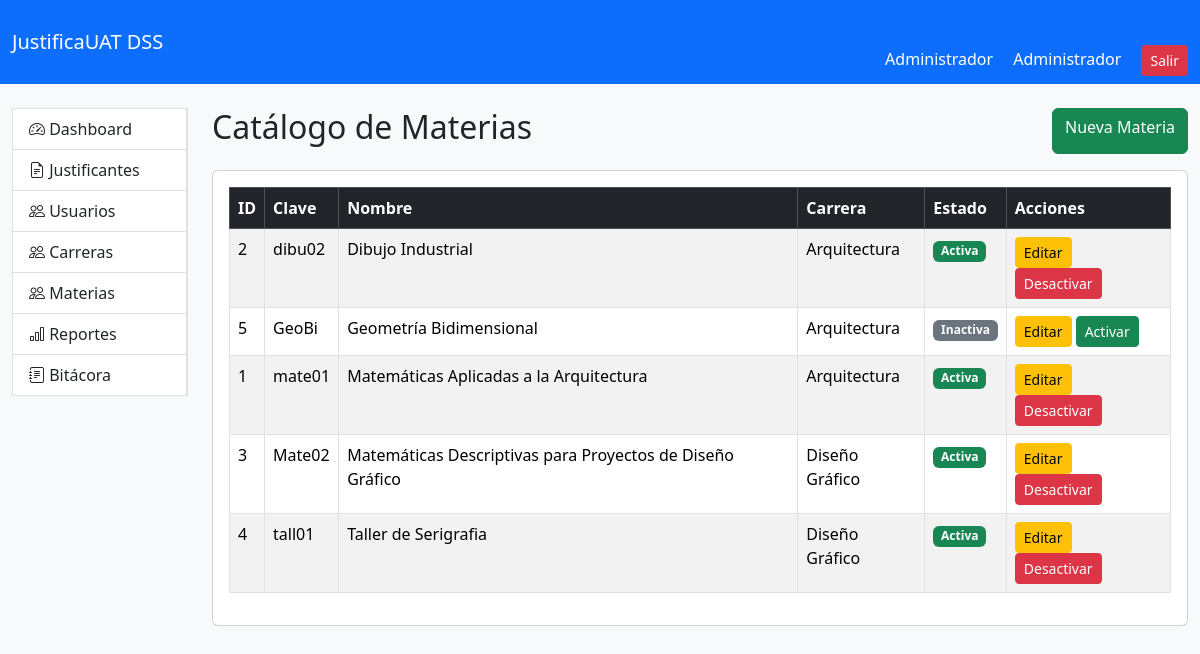
The page /public/index.php?page=materias (signed in) on the database its author committed.
### tables this page shows
CREATE TABLE `materias` (
  `id` int(11) NOT NULL AUTO_INCREMENT,
  `nombre` varchar(150) NOT NULL,
  `clave` varchar(30) DEFAULT NULL,
  `carrera_id` int(11) DEFAULT NULL,
  `created_at` timestamp NOT NULL DEFAULT current_timestamp(),
  `activo` tinyint(1) NOT NULL DEFAULT 1,
  PRIMARY KEY (`id`),
  KEY `fk_materia_carrera` (`carrera_id`),
  CONSTRAINT `fk_materia_carrera` FOREIGN KEY (`carrera_id`) REFERENCES `carreras` (`id`)
);

CREATE TABLE `carreras` (
  `id` int(11) NOT NULL AUTO_INCREMENT,
  `nombre` varchar(150) NOT NULL,
  `clave` varchar(20) DEFAULT NULL,
  `created_at` timestamp NOT NULL DEFAULT current_timestamp(),
  `activo` tinyint(1) DEFAULT 1,
  PRIMARY KEY (`id`),
  UNIQUE KEY `clave` (`clave`)
);

### app/Controllers/MateriaController.php (called while the page is built, shortened)
<?php
require_once __DIR__.'/../Models/Materia.php';
class MateriaController
{
    public function index()
    {
        $materias = Materia::obtenerTodas();
        require_once __DIR__ .
            '/../Views/materias/index.php';
    }
}

### app/Models/Materia.php (called while the page is built, shortened)
<?php
class Materia
{
    public static function obtenerTodas()
{
    $db = Database::connect();
    $sql = "
        SELECT
            m.id,
            m.clave,
            m.nombre,
            m.carrera_id,
            m.activo,
            c.nombre AS carrera
        FROM materias m
        INNER JOIN carreras c
            ON c.id = m.carrera_id
        ORDER BY m.nombre
    ";
    return $db->query($sql)
              ->fetchAll(PDO::FETCH_ASSOC);
}
}

### app/Views/materias/index.php (the view)
<?php
include '../app/Views/layouts/header.php';
include '../app/Views/layouts/navbar.php';
?>
<div class="container-fluid mt-4">
    <div class="row">
        <div class="col-md-2">
            <?php include '../app/Views/layouts/sidebar.php'; ?>
        </div>
        <div class="col-md-10">
            <div class="d-flex justify-content-between mb-3">
                <h2>Catálogo de Materias</h2>
                <a href="index.php?page=materias_create"
                   class="btn btn-success">
                    Nueva Materia
                </a>
            </div>
            <div class="card">
                <div class="card-body">
                    <table class="table table-striped table-bordered">
                        <thead class="table-dark">
                        <tr>
                            <th>ID</th>
							<th>Clave</th>
                            <th>Nombre</th>
                            <th>Carrera</th>
							<th>Estado</th>
							<th>Acciones</th>
                        </tr>
                        </thead>
                        <tbody>
                        <?php foreach($materias as $m): ?>
                            <tr>
                                <td><?= $m['id'] ?></td>
                                <td><?= htmlspecialchars($m['clave']) ?></td>
								<td><?= $m['nombre'] ?></td>
                                <td><?= $m['carrera'] ?></td>
								<td>
									<?php if($m['activo'] == 1): ?>
										<span class="badge bg-success">
											Activa
										</span>
									<?php else: ?>
										<span class="badge bg-secondary">
											Inactiva
										</span>
									<?php endif; ?>
								</td>
								<td>
    <a
        href="index.php?page=materias_edit&id=<?= $m['id'] ?>"
        class="btn btn-warning btn-sm">
        Editar
    </a>
    <?php if($m['activo'] == 1): ?>
        <a
            href="index.php?page=materias_desactivar&id=<?= $m['id'] ?>"
            class="btn btn-danger btn-sm"
            onclick="return confirm('¿Desea desactivar esta materia?')">
            Desactivar
        </a>
    <?php else: ?>
        <a
            href="index.php?page=materias_activar&id=<?= $m['id'] ?>"
            class="btn btn-success btn-sm">
            Activar
        </a>
    <?php endif; ?>
</td>
                            </tr>
                        <?php endforeach; ?>
                        </tbody>
                    </table>
                </div>
            </div>
        </div>
    </div>
</div>
<?php include '../app/Views/layouts/footer.php'; ?>

### public/assets/css/style.css (style rules this page uses)
body { background:#f8f9fa; }

### rows shown on the page
materias: id "2", clave "dibu02", nombre "Dibujo Industrial", carrera.nombre "Arquitectura", activo "Activa"
materias: id "5", clave "GeoBi", nombre "Geometría Bidimensional", carrera.nombre "Arquitectura", activo "Inactiva"
materias: id "1", clave "mate01", nombre "Matemáticas Aplicadas a la Arquitectura", carrera.nombre "Arquitectura", activo "Activa"
materias: id "3", clave "Mate02", nombre "Matemáticas Descriptivas para Proyectos de Diseño Gráfico", carrera.nombre "Diseño Gráfico", activo "Activa"
materias: id "4", clave "tall01", nombre "Taller de Serigrafia", carrera.nombre "Diseño Gráfico", activo "Activa"

### other values the page prints
$_SESSION['nombre'] "Administrador"
$_SESSION['rol'] "Administrador"
